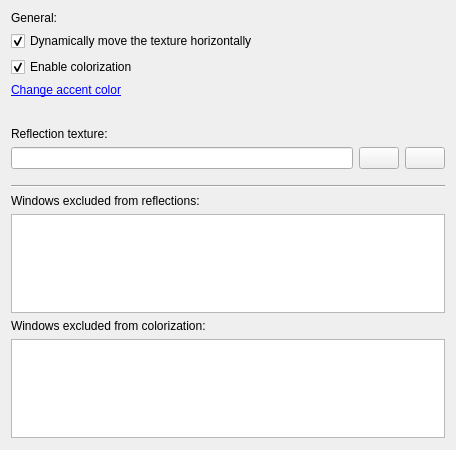
<?xml version="1.0" encoding="UTF-8"?>
<ui version="4.0">
 <class>BlurEffectConfig</class>
 <widget class="QWidget" name="BlurEffectConfig">
  <property name="geometry">
   <rect>
    <x>0</x>
    <y>0</y>
    <width>456</width>
    <height>450</height>
   </rect>
  </property>
  <property name="sizePolicy">
   <sizepolicy hsizetype="Preferred" vsizetype="Preferred">
    <horstretch>0</horstretch>
    <verstretch>0</verstretch>
   </sizepolicy>
  </property>
  <property name="minimumSize">
   <size>
    <width>444</width>
    <height>450</height>
   </size>
  </property>
  <property name="baseSize">
   <size>
    <width>444</width>
    <height>450</height>
   </size>
  </property>
  <layout class="QVBoxLayout" name="verticalLayout">
   <item>
    <widget class="QLabel" name="labelConstantBlurDescription">
     <property name="text">
      <string>General:</string>
     </property>
    </widget>
   </item>
   <item>
    <layout class="QVBoxLayout" name="verticalLayout_2">
     <item>
      <widget class="QCheckBox" name="kcfg_TranslateTexture">
       <property name="text">
        <string>Dynamically move the texture horizontally</string>
       </property>
       <property name="checked">
        <bool>true</bool>
       </property>
      </widget>
     </item>
     <item>
      <widget class="QCheckBox" name="kcfg_EnableColorization">
       <property name="text">
        <string>Enable colorization</string>
       </property>
       <property name="checked">
        <bool>true</bool>
       </property>
      </widget>
     </item>
     <item>
      <widget class="QLabel" name="showAccentColor_label">
       <property name="cursor">
        <cursorShape>PointingHandCursor</cursorShape>
       </property>
       <property name="mouseTracking">
        <bool>true</bool>
       </property>
       <property name="text">
        <string>&lt;a href=&quot;no&quot;&gt;Change accent color&lt;/a&gt;</string>
       </property>
       <property name="textFormat">
        <enum>Qt::RichText</enum>
       </property>
      </widget>
     </item>
     <item>
      <widget class="QSpinBox" name="kcfg_AccentColorName">
       <property name="sizePolicy">
        <sizepolicy hsizetype="Minimum" vsizetype="Ignored">
         <horstretch>0</horstretch>
         <verstretch>0</verstretch>
        </sizepolicy>
       </property>
      </widget>
     </item>
     <item>
      <widget class="QPlainTextEdit" name="kcfg_AccentColor">
       <property name="sizePolicy">
        <sizepolicy hsizetype="Expanding" vsizetype="Ignored">
         <horstretch>0</horstretch>
         <verstretch>0</verstretch>
        </sizepolicy>
       </property>
      </widget>
     </item>
     <item>
      <widget class="QPlainTextEdit" name="kcfg_CustomColor">
       <property name="sizePolicy">
        <sizepolicy hsizetype="Expanding" vsizetype="Ignored">
         <horstretch>0</horstretch>
         <verstretch>0</verstretch>
        </sizepolicy>
       </property>
      </widget>
     </item>
     <item>
      <widget class="QCheckBox" name="kcfg_EnableTransparency">
       <property name="sizePolicy">
        <sizepolicy hsizetype="Minimum" vsizetype="Ignored">
         <horstretch>0</horstretch>
         <verstretch>0</verstretch>
        </sizepolicy>
       </property>
       <property name="text">
        <string>CheckBox</string>
       </property>
       <property name="checked">
        <bool>true</bool>
       </property>
      </widget>
     </item>
    </layout>
   </item>
   <item>
    <widget class="QLabel" name="labelConstantNoiseDescription">
     <property name="text">
      <string>Reflection texture:</string>
     </property>
    </widget>
   </item>
   <item>
    <layout class="QHBoxLayout" name="horizontalLayout_2">
     <item>
      <widget class="QLineEdit" name="kcfg_TextureLocation">
       <property name="readOnly">
        <bool>true</bool>
       </property>
      </widget>
     </item>
     <item>
      <widget class="QPushButton" name="browse_pushButton">
       <property name="toolTip">
        <string>Browse...</string>
       </property>
       <property name="text">
        <string/>
       </property>
       <property name="icon">
        <iconset theme="document-open">
         <normaloff>.</normaloff>.</iconset>
       </property>
      </widget>
     </item>
     <item>
      <widget class="QPushButton" name="clear_pushButton">
       <property name="toolTip">
        <string>Clear</string>
       </property>
       <property name="text">
        <string/>
       </property>
       <property name="icon">
        <iconset theme="edit-delete">
         <normaloff>.</normaloff>.</iconset>
       </property>
      </widget>
     </item>
    </layout>
   </item>
   <item>
    <spacer name="verticalSpacer_2">
     <property name="orientation">
      <enum>Qt::Vertical</enum>
     </property>
     <property name="sizeType">
      <enum>QSizePolicy::Fixed</enum>
     </property>
     <property name="sizeHint" stdset="0">
      <size>
       <width>10</width>
       <height>10</height>
      </size>
     </property>
    </spacer>
   </item>
   <item>
    <widget class="Line" name="line">
     <property name="orientation">
      <enum>Qt::Horizontal</enum>
     </property>
    </widget>
   </item>
   <item>
    <widget class="QLabel" name="label">
     <property name="whatsThis">
      <string/>
     </property>
     <property name="text">
      <string>Windows excluded from reflections:</string>
     </property>
    </widget>
   </item>
   <item>
    <widget class="QPlainTextEdit" name="kcfg_ExcludedWindows">
     <property name="sizePolicy">
      <sizepolicy hsizetype="Expanding" vsizetype="Fixed">
       <horstretch>0</horstretch>
       <verstretch>0</verstretch>
      </sizepolicy>
     </property>
     <property name="maximumSize">
      <size>
       <width>16777215</width>
       <height>100</height>
      </size>
     </property>
     <property name="baseSize">
      <size>
       <width>0</width>
       <height>100</height>
      </size>
     </property>
     <property name="placeholderText">
      <string/>
     </property>
    </widget>
   </item>
   <item>
    <widget class="QLabel" name="label_2">
     <property name="text">
      <string>Windows excluded from colorization:</string>
     </property>
    </widget>
   </item>
   <item>
    <widget class="QPlainTextEdit" name="kcfg_ExcludedColorization">
     <property name="sizePolicy">
      <sizepolicy hsizetype="Expanding" vsizetype="Fixed">
       <horstretch>0</horstretch>
       <verstretch>0</verstretch>
      </sizepolicy>
     </property>
     <property name="maximumSize">
      <size>
       <width>16777215</width>
       <height>100</height>
      </size>
     </property>
     <property name="baseSize">
      <size>
       <width>0</width>
       <height>100</height>
      </size>
     </property>
    </widget>
   </item>
   <item>
    <spacer name="verticalSpacer">
     <property name="orientation">
      <enum>Qt::Vertical</enum>
     </property>
     <property name="sizeHint" stdset="0">
      <size>
       <width>0</width>
       <height>0</height>
      </size>
     </property>
    </spacer>
   </item>
  </layout>
 </widget>
 <resources/>
 <connections/>
</ui>
